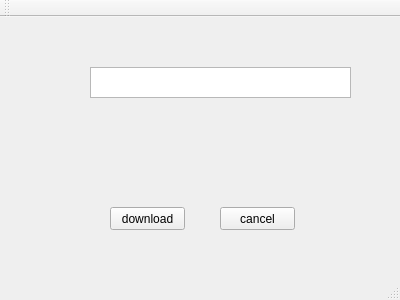
<?xml version="1.0" encoding="UTF-8"?>
<ui version="4.0">
 <class>MainWindow</class>
 <widget class="QMainWindow" name="MainWindow">
  <property name="geometry">
   <rect>
    <x>0</x>
    <y>0</y>
    <width>400</width>
    <height>300</height>
   </rect>
  </property>
  <property name="windowTitle">
   <string>MainWindow</string>
  </property>
  <widget class="QWidget" name="centralWidget">
   <widget class="QPushButton" name="download">
    <property name="geometry">
     <rect>
      <x>110</x>
      <y>190</y>
      <width>75</width>
      <height>23</height>
     </rect>
    </property>
    <property name="text">
     <string>download</string>
    </property>
   </widget>
   <widget class="QPushButton" name="cancel">
    <property name="geometry">
     <rect>
      <x>220</x>
      <y>190</y>
      <width>75</width>
      <height>23</height>
     </rect>
    </property>
    <property name="text">
     <string>cancel</string>
    </property>
   </widget>
   <widget class="QTextEdit" name="url">
    <property name="geometry">
     <rect>
      <x>90</x>
      <y>50</y>
      <width>261</width>
      <height>31</height>
     </rect>
    </property>
   </widget>
  </widget>
  <widget class="QMenuBar" name="menuBar">
   <property name="geometry">
    <rect>
     <x>0</x>
     <y>0</y>
     <width>400</width>
     <height>21</height>
    </rect>
   </property>
  </widget>
  <widget class="QToolBar" name="mainToolBar">
   <attribute name="toolBarArea">
    <enum>TopToolBarArea</enum>
   </attribute>
   <attribute name="toolBarBreak">
    <bool>false</bool>
   </attribute>
  </widget>
  <widget class="QStatusBar" name="statusBar"/>
 </widget>
 <layoutdefault spacing="6" margin="11"/>
 <resources/>
 <connections/>
</ui>
